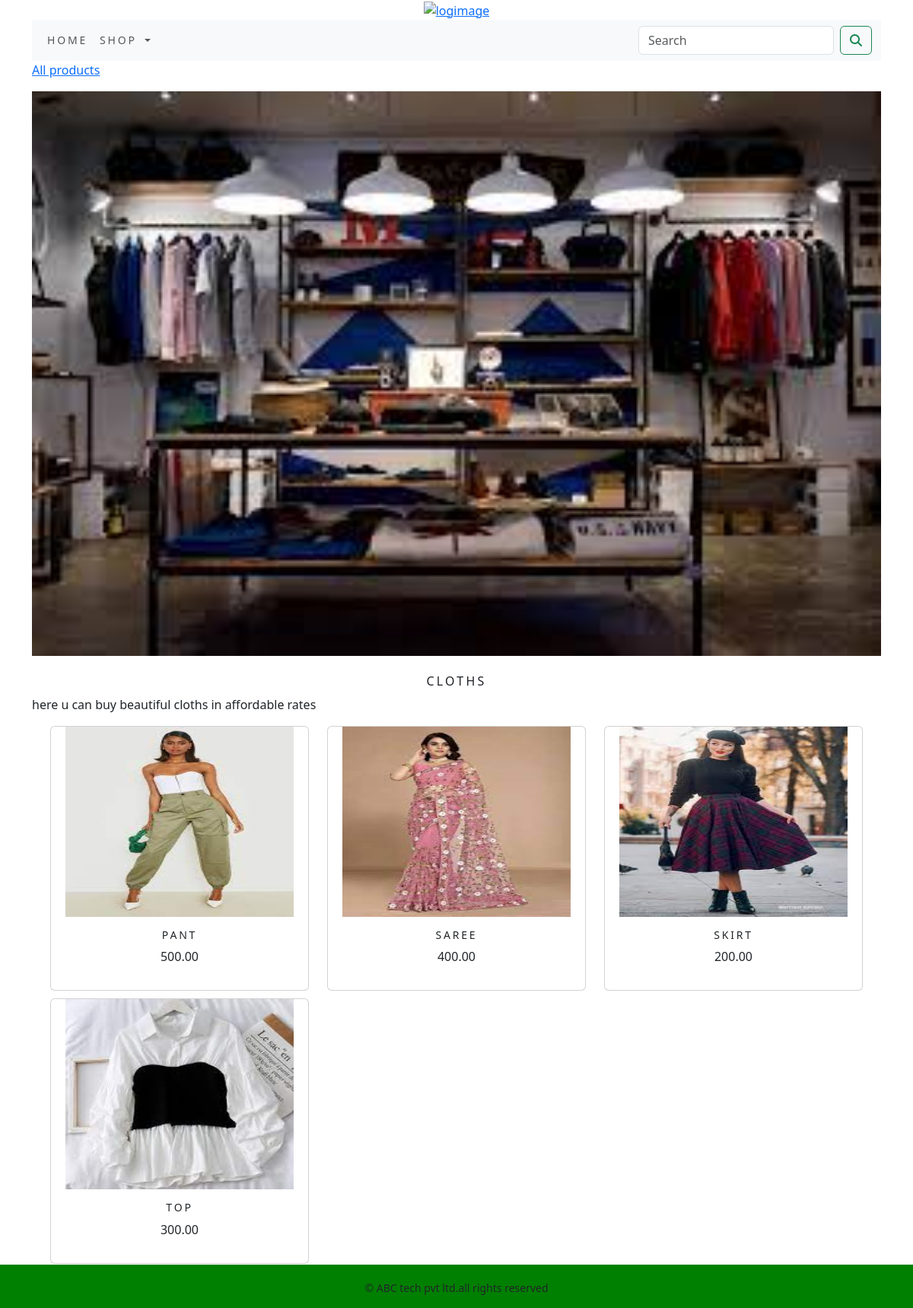
Screenshot of /shop/cloths/ with the database file from the repository.
### shop/models.py (models this page shows, shortened)
class Category(models.Model):
    name=models.CharField(max_length=250,unique=True)
    slug=models.SlugField(max_length=250,unique=True)
    description=models.TextField(blank=True)
    image=models.ImageField(upload_to='category',blank=True)
    class Meta:
        ordering=('name',)
        verbose_name='category'
        verbose_name_plural='categories'
    def get_url(self):
        return reverse('shop:product_by_category',args=[self.slug])

class Product(models.Model):
    name=models.CharField(max_length=250,unique=True)
    slug=models.SlugField(max_length=250,unique=True)
    description=models.TextField(blank=True)
    price=models.DecimalField(max_digits=10,decimal_places=2)
    category=models.ForeignKey(Category,on_delete=models.CASCADE)
    image = models.ImageField(upload_to='product', blank=True,)
    stock=models.IntegerField()
    available=models.BooleanField(default=True)
    created=models.DateTimeField(auto_now_add=True)
    updated=models.DateTimeField(auto_now=True)
    def get_url(self):
        return reverse('shop:prodCatDetail', args=[self.category.slug,self.slug])
    class Meta:
        ordering=('name',)
        verbose_name='product'
        verbose_name_plural='products'

### shop/views.py (the view)
# urls.py: path('',views.allProdCat,name='allProdCat'),
def allProdCat(request, c_slug=None):
    c_page = None
    products_list = None
    if c_slug != None:
        c_page = get_object_or_404(Category, slug=c_slug)
        products_list = Product.objects.all().filter(category=c_page, available=True)
    else:
        products_list = Product.objects.all().filter(available=True)
    paginator = Paginator(products_list,6)
    try:
        page = int(request.GET.get('page', '1'))
    except:
        page = 1
    try:
        products = paginator.page(page)
    except (EmptyPage, InvalidPage):
        products = paginator.page(paginator.num_pages)
    return render(request, "category.html", {'category': c_page, 'products': products})

### cart/context_processors.py (called while the page is built)
def counter(request):
    item_count=0
    if 'admin' in request.path:
        return {}
    else:
        try:
            cart=Cart.objects.filter(cart_id=_cart_id(request))
            cart_items=CartItem.objects.all().filter(cart=cart[:1])
            for cart_item in cart_items:
                item_count += cart_item.quantity
        except Cart.DoesNotExist:
            item_count=0
    return dict(item_count=item_count)

### cart/views.py (called while the page is built)
def  _cart_id(request):
    cart=request.session.session_key
    if not cart:
        cart=request.session.create()
    return cart

### shop/context_processors.py (called while the page is built)
def menu_links(request):
    links=Category.objects.all()
    return dict(links=links)

### templates/category.html (shortened to what this page needs)
{% extends 'base.html' %}
{% load static %}
{% block content %}
      {% if category %}
           <div >
               <div class="row row_my_class">
                   <div class="mx-auto">
                   <p><a href="{% url 'shop:allProdCat' %}">All products</a></p>
               </div>
                  </div>
           </div>
     {% endif %}
<div class="mx-auto">
    {% if category %}
    <img class="my_image" src="{{category.image.url}}" alt="{{category.name}}" height="100px">
</div>
<br>
<div>
    <h1 class="text-center my_title">{{category.name}}</h1>
    <p class="text-justify">{{category.description}}</p>
</div>
    {% endif %}
<div class="container">
    <div class="row mx-auto">
        {% for product in products.object_list %}
        <div class="my_bottom_margin col-9 col-sm-12 col-md-4 col-lg-4">
            <div class="card text-center" style="">
                <a href="{{product.get_url}}"><img class="card-image-top my_image" src="{{product.image.url}}" alt="{{product.name}}" style="width:300px;height:250px"></a>
                 <div class="card-body">
                     <h4>{{product.name}}</h4>
                     <p>{{product.price}}</p>
                 </div>
            </div>
        </div>
        {% endfor %}
    </div>
    <br>
</div>
{% endblock %}

### static/css/custom.css (style rules this page uses)
body { font-family: 'Roboto', sans-serif; }
.my_image { width:100%; height:auto; }
.my_title { font-size:16px; text-transform:uppercase; letter-spacing:.2em; }
.my_bottom_margin { margin-bottom:10px; }
.card-body h4 { font-size:14px; text-transform:uppercase; letter-spacing:.2em }

### rows the page displays
Category: image (picture), name "CLOTHS", description "here u can buy beautiful cloths in affordable rates"
Product: image (picture), name "PANT", price "500.00"
Product: image (picture), name "SAREE", price "400.00"
Product: image (picture), name "SKIRT", price "200.00"
Product: image (picture), name "TOP", price "300.00"
